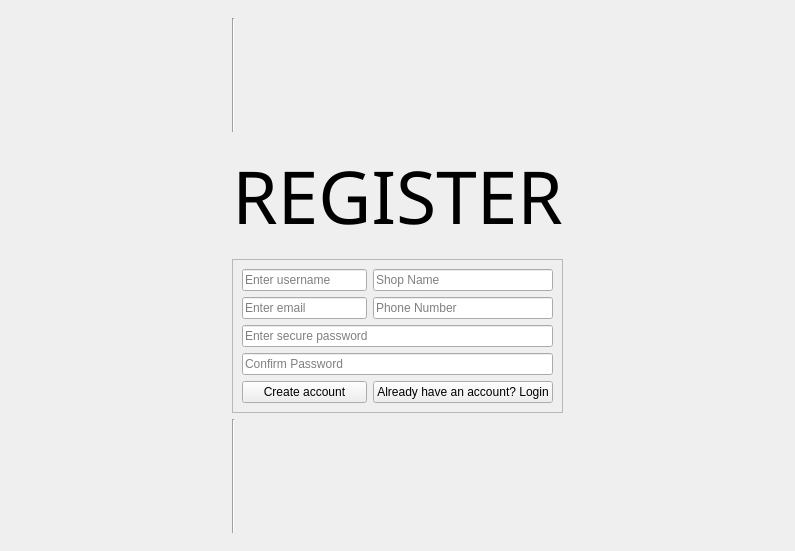
<?xml version="1.0" encoding="UTF-8"?>
<ui version="4.0">
 <class>RegisterWindow</class>
 <widget class="QMainWindow" name="RegisterWindow">
  <property name="geometry">
   <rect>
    <x>0</x>
    <y>0</y>
    <width>795</width>
    <height>551</height>
   </rect>
  </property>
  <property name="windowTitle">
   <string>MainWindow</string>
  </property>
  <widget class="QWidget" name="centralwidget">
   <layout class="QGridLayout" name="gridLayout">
    <item row="0" column="0">
     <spacer name="LeftSpacer">
      <property name="orientation">
       <enum>Qt::Horizontal</enum>
      </property>
      <property name="sizeHint" stdset="0">
       <size>
        <width>40</width>
        <height>20</height>
       </size>
      </property>
     </spacer>
    </item>
    <item row="0" column="1">
     <widget class="QFrame" name="MainFrame">
      <layout class="QVBoxLayout" name="verticalLayout">
       <item>
        <widget class="Line" name="line">
         <property name="orientation">
          <enum>Qt::Vertical</enum>
         </property>
        </widget>
       </item>
       <item>
        <widget class="QLabel" name="label_login_heading">
         <property name="font">
          <font>
           <family>Reem Kufi</family>
           <pointsize>55</pointsize>
          </font>
         </property>
         <property name="text">
          <string>REGISTER</string>
         </property>
         <property name="alignment">
          <set>Qt::AlignCenter</set>
         </property>
        </widget>
       </item>
       <item>
        <widget class="QFrame" name="frame">
         <property name="frameShape">
          <enum>QFrame::StyledPanel</enum>
         </property>
         <property name="frameShadow">
          <enum>QFrame::Raised</enum>
         </property>
         <property name="lineWidth">
          <number>1</number>
         </property>
         <layout class="QGridLayout" name="gridLayout_2">
          <item row="3" column="1">
           <widget class="QLineEdit" name="le_phone_number">
            <property name="inputMethodHints">
             <set>Qt::ImhDigitsOnly|Qt::ImhPreferNumbers</set>
            </property>
            <property name="maxLength">
             <number>10</number>
            </property>
            <property name="placeholderText">
             <string>Phone Number</string>
            </property>
           </widget>
          </item>
          <item row="5" column="0" colspan="2">
           <widget class="QLineEdit" name="le_confirm_pssword">
            <property name="text">
             <string/>
            </property>
            <property name="placeholderText">
             <string>Confirm Password</string>
            </property>
           </widget>
          </item>
          <item row="3" column="0">
           <widget class="QLineEdit" name="le_email">
            <property name="inputMethodHints">
             <set>Qt::ImhEmailCharactersOnly</set>
            </property>
            <property name="placeholderText">
             <string>Enter email</string>
            </property>
           </widget>
          </item>
          <item row="0" column="1">
           <widget class="QLineEdit" name="le_shopname">
            <property name="text">
             <string/>
            </property>
            <property name="placeholderText">
             <string>Shop Name</string>
            </property>
           </widget>
          </item>
          <item row="0" column="0">
           <widget class="QLineEdit" name="le_username">
            <property name="text">
             <string/>
            </property>
            <property name="placeholderText">
             <string>Enter username</string>
            </property>
           </widget>
          </item>
          <item row="4" column="0" colspan="2">
           <widget class="QLineEdit" name="le_password">
            <property name="inputMethodHints">
             <set>Qt::ImhNoAutoUppercase|Qt::ImhNoPredictiveText|Qt::ImhSensitiveData</set>
            </property>
            <property name="text">
             <string/>
            </property>
            <property name="echoMode">
             <enum>QLineEdit::PasswordEchoOnEdit</enum>
            </property>
            <property name="placeholderText">
             <string>Enter secure password</string>
            </property>
           </widget>
          </item>
          <item row="6" column="1">
           <widget class="QPushButton" name="pb_LoginBtn_login">
            <property name="text">
             <string>Already have an account? Login</string>
            </property>
           </widget>
          </item>
          <item row="6" column="0">
           <widget class="QPushButton" name="pb_LoginBtn_login_2">
            <property name="text">
             <string>Create account</string>
            </property>
           </widget>
          </item>
         </layout>
        </widget>
       </item>
       <item>
        <widget class="Line" name="line_2">
         <property name="orientation">
          <enum>Qt::Vertical</enum>
         </property>
        </widget>
       </item>
      </layout>
     </widget>
    </item>
    <item row="0" column="5">
     <spacer name="RightSpacer">
      <property name="orientation">
       <enum>Qt::Horizontal</enum>
      </property>
      <property name="sizeHint" stdset="0">
       <size>
        <width>40</width>
        <height>20</height>
       </size>
      </property>
     </spacer>
    </item>
   </layout>
  </widget>
 </widget>
 <resources/>
 <connections/>
</ui>
